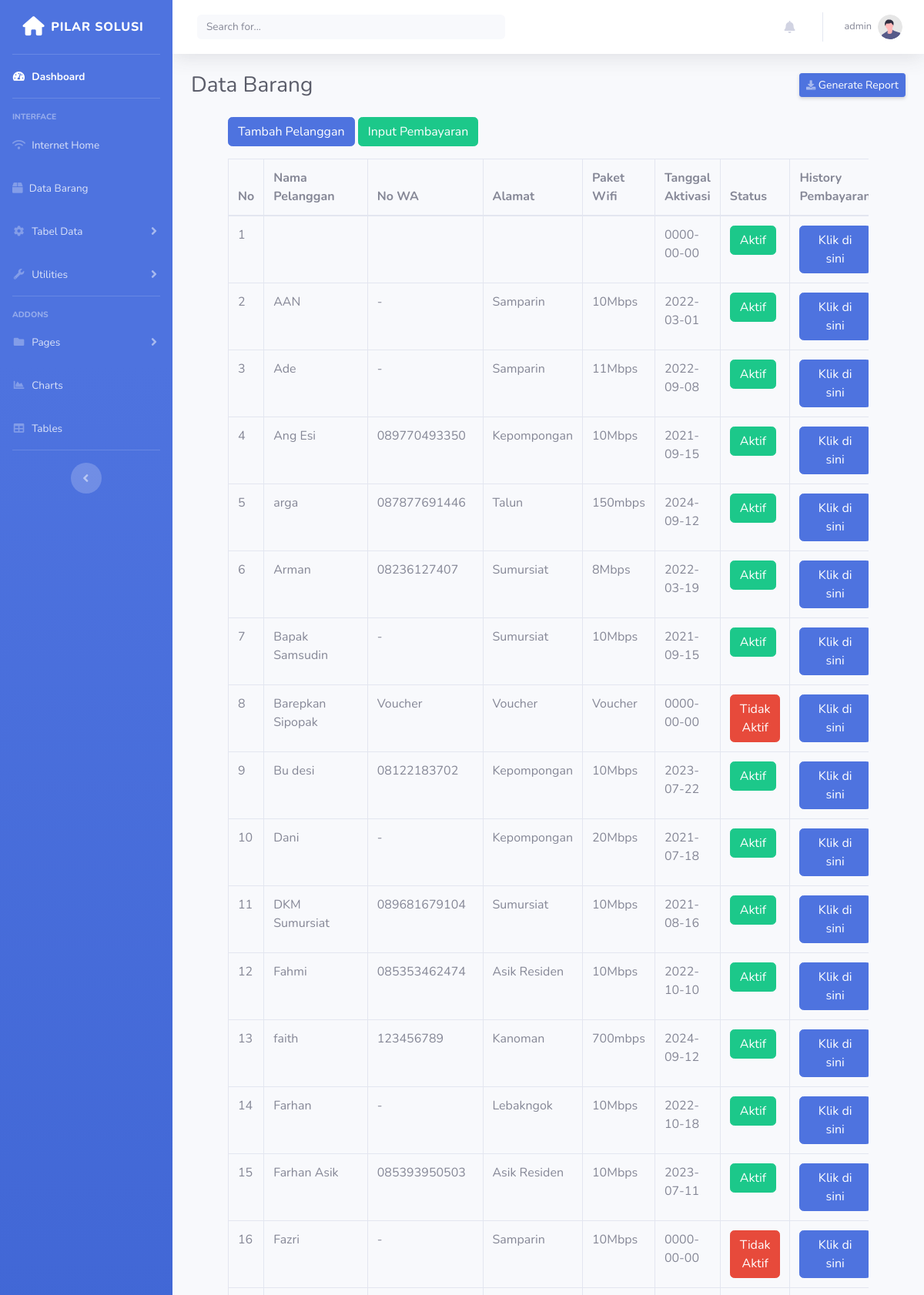
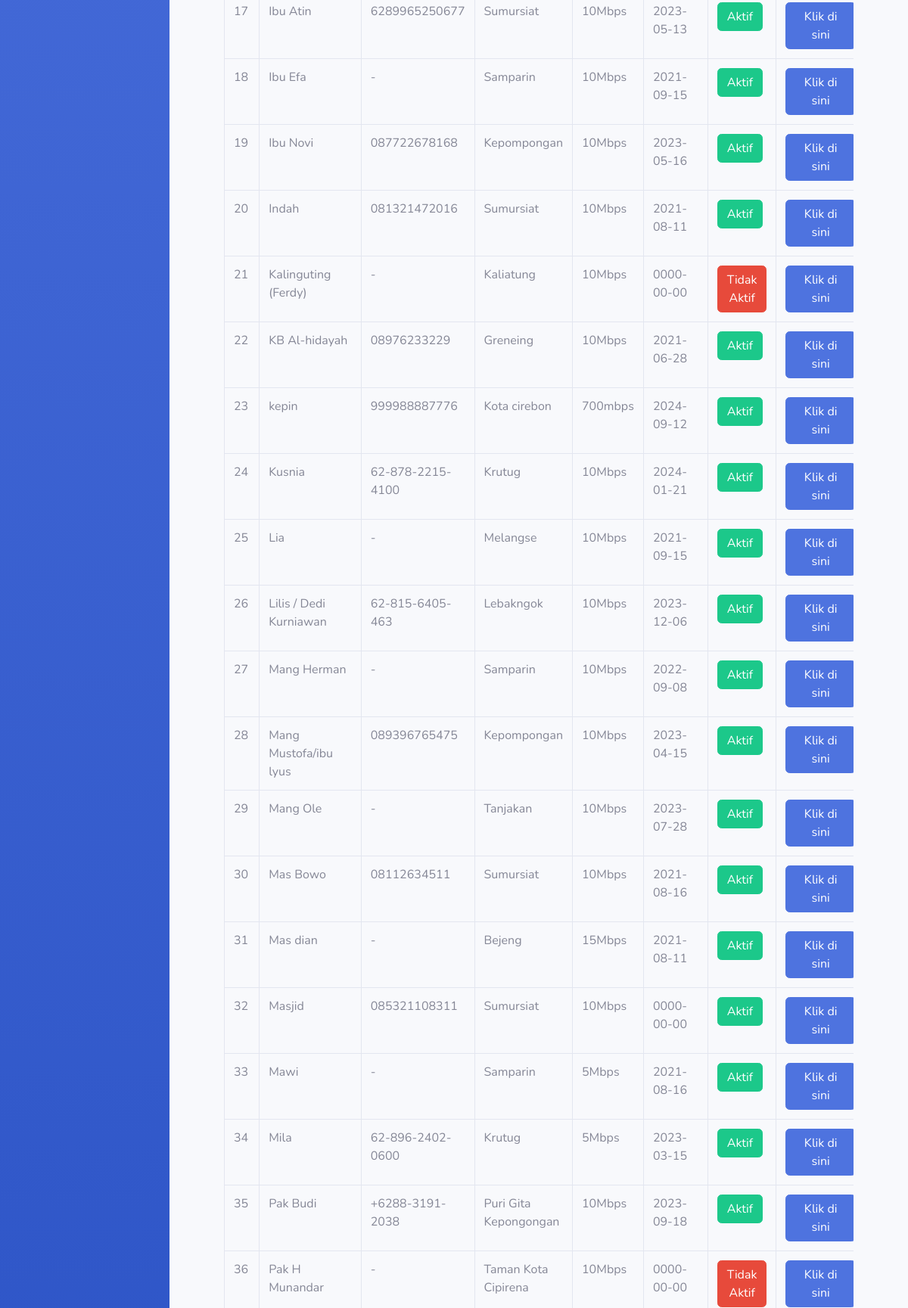
The app's page /internet_home.php (signed in, upper part) with its own data (2 pictures, top to bottom).
### tables this page shows
CREATE TABLE `user` (
  `id` int(11) NOT NULL,
  `username` varchar(50) NOT NULL,
  `password` varchar(255) NOT NULL,
  `role` enum('admin','manajemen','teknisi') NOT NULL
);

CREATE TABLE `pelanggan` (
  `id` int(11) NOT NULL,
  `nama_pelanggan` varchar(100) NOT NULL,
  `no_wa` varchar(20) NOT NULL,
  `alamat` text NOT NULL,
  `paket_wifi` varchar(50) NOT NULL,
  `tanggal_aktivasi` date NOT NULL,
  `status` enum('Aktif','Tidak Aktif') DEFAULT 'Tidak Aktif'
);

### internet_home.php (the view, shortened to what this page needs)
<?php
$conn = new mysqli("localhost", "root", "", "pilarapp");
$id = $_SESSION['id'];
$query = "SELECT username FROM user WHERE id = ?";
$stmt = $conn->prepare($query);
$stmt->bind_param("i", $id);
$stmt->execute();
$stmt->bind_result($username);
?>
<!DOCTYPE html>
<html lang="en">
<head>
    <link rel="stylesheet" href="https://cdnjs.cloudflare.com/ajax/libs/font-awesome/6.0.0-beta3/css/all.min.css">
    <link href="vendor/fontawesome-free/css/all.min.css" rel="stylesheet" type="text/css">
    <link href="css/sb-admin-2.min.css" rel="stylesheet">
</head>
<body id="page-top">
    <div id="wrapper">
        <ul class="navbar-nav bg-gradient-primary sidebar sidebar-dark accordion" id="accordionSidebar">
            <a class="sidebar-brand d-flex align-items-center justify-content-center" href="index.html">
                <div class="sidebar-brand-icon">
                <i class="fa-solid fa-home" style="font-size: 25px;"></i>
                </div>
                <div class="sidebar-brand-text mx-2">Pilar solusi</div>
            </a>
            <hr class="sidebar-divider my-0">
            <li class="nav-item active">
                <a class="nav-link" href="index.php">
                    <i class="fas fa-fw fa-tachometer-alt"></i>
                    <span>Dashboard</span></a>
            </li>
            <hr class="sidebar-divider">
            <div class="sidebar-heading">
                Interface
            </div>
            <li class="nav-item">
                <a class="nav-link" href="internet_home.php">
                <i class="fa-solid fa-wifi"></i>
                    <span>Internet Home</span></a>
            </li>
            <li class="nav-item">
                <a class="nav-link" href="data_barang.php">
                <i class="fas fa-box"></i>
                    <span>Data Barang</span></a>
            </li>
            <li class="nav-item">
                <a class="nav-link collapsed" href="#" data-toggle="collapse" data-target="#collapseTwo"
                    aria-expanded="true" aria-controls="collapseTwo">
                    <i class="fas fa-fw fa-cog"></i>
                    <span>Tabel Data</span>
                </a>
            </li>
            <li class="nav-item">
                <a class="nav-link collapsed" href="#" data-toggle="collapse" data-target="#collapseUtilities"
                    aria-expanded="true" aria-controls="collapseUtilities">
                    <i class="fas fa-fw fa-wrench"></i>
                    <span>Utilities</span>
                </a>
            </li>
            <hr class="sidebar-divider">
            <div class="sidebar-heading">
                Addons
            </div>
            <li class="nav-item">
                <a class="nav-link collapsed" href="#" data-toggle="collapse" data-target="#collapsePages"
                    aria-expanded="true" aria-controls="collapsePages">
                    <i class="fas fa-fw fa-folder"></i>
                    <span>Pages</span>
                </a>
            </li>
            <li class="nav-item">
                <a class="nav-link" href="charts.html">
                    <i class="fas fa-fw fa-chart-area"></i>
                    <span>Charts</span></a>
            </li>
            <li class="nav-item">
                <a class="nav-link" href="tables.html">
                    <i class="fas fa-fw fa-table"></i>
                    <span>Tables</span></a>
            </li>
            <hr class="sidebar-divider d-none d-md-block">
            <div class="text-center d-none d-md-inline">
                <button class="rounded-circle border-0" id="sidebarToggle"></button>
            </div>
        </ul>
        <div id="content-wrapper" class="d-flex flex-column">
            <div id="content">
                <nav class="navbar navbar-expand navbar-light bg-white topbar mb-4 static-top shadow">
                    <form
                        class="d-none d-sm-inline-block form-inline mr-auto ml-md-3 my-2 my-md-0 mw-100 navbar-search">
                        <div class="input-group">
                            <input type="text" class="form-control bg-light border-0 small" placeholder="Search for..."
                                aria-label="Search" aria-describedby="basic-addon2" id="search">
                        </div>
                    </form>
                    <ul class="navbar-nav ml-auto">
                <li class="nav-item dropdown no-arrow mx-1">
            <a class="nav-link dropdown-toggle" href="#" id="alertsDropdown" role="button" data-toggle="dropdown" aria-haspopup="true" aria-expanded="false">
        <i class="fas fa-bell fa-fw"></i>
    </a>
</li>
                        <li class="nav-item dropdown no-arrow">
    <a class="nav-link dropdown-toggle" id="userDropdown" role="button"
        data-toggle="dropdown" aria-haspopup="true" aria-expanded="false">
        <span class="mr-2 d-none d-lg-inline text-gray-600 small"><?php echo htmlspecialchars($username); ?></span>
        <img class="img-profile rounded-circle"
        src="img/undraw_profile.svg">
    </a>
</li>
                    </ul>
                </nav>
                <div class="container-fluid">
                    <div class="d-sm-flex align-items-center justify-content-between mb-4">
                        <h1 class="h3 mb-0 text-gray-800">Data Barang</h1>
                        <a href="#" class="d-none d-sm-inline-block btn btn-sm btn-primary shadow-sm">
                            <i class="fas fa-download fa-sm text-white-50"></i> Generate Report</a>
                    </div>
                    <div class="container">
   <div class="container">
        <button class="btn btn-primary" data-toggle="modal" data-target="#tambahPelangganModal">Tambah Pelanggan</button>
        <button class="btn btn-success" data-toggle="modal" data-target="#inputPembayaranModal">Input Pembayaran</button>
        <div class="table-responsive mt-3">
            <table class="table table-bordered" id="pelangganTable">
                <thead>
                    <tr>
                        <th>No</th>
                        <th>Nama Pelanggan</th>
                        <th>No WA</th>
                        <th>Alamat</th>
                        <th>Paket Wifi</th>
                        <th>Tanggal Aktivasi</th>
                        <th>Status</th>
                        <th>History Pembayaran</th>
                    </tr>
                </thead>
                <tbody>
                    <?php
                    $conn = new mysqli("localhost", "root", "", "pilarapp");
                    $sql = "SELECT p.id, p.nama_pelanggan, p.no_wa, p.alamat, p.paket_wifi, p.tanggal_aktivasi, p.status, COUNT(pb.id) AS jumlah_pembayaran
                            FROM pelanggan p
                            LEFT JOIN pembayaran pb ON p.id = pb.pelanggan_id
                            GROUP BY p.nama_pelanggan ASC";
                    $result = $conn->query($sql);
                    if ($result->num_rows > 0) {
                        $no = 1;
                        while ($row = $result->fetch_assoc()) {
                            $statusButtonClass = $row['status'] == 'Aktif' ? 'btn-success' : 'btn-danger';
                            echo "<tr>
                                    <td>" . $no++ . "</td>
                                    <td>" . $row['nama_pelanggan'] . "</td>
                                    <td>" . $row['no_wa'] . "</td>
                                    <td>" . $row['alamat'] . "</td>
                                    <td>" . $row['paket_wifi'] . "</td>
                                    <td>" . $row['tanggal_aktivasi'] . "</td>
                                    <td>
                                        <button id='status-button-" . $row['id'] . "'
                                                class='btn $statusButtonClass'
                                                onclick='toggleStatus(" . $row['id'] . ", \"" . $row['status'] . "\")'>" . $row['status'] . "</button>
                                    </td>
                                    <td><a href='history_pembayaran.php?id=" . $row['id'] . "' class='btn btn-primary'>Klik di sini</a></td>
                                </tr>";
                        }
                    }
                    ?>
                </tbody>
            </table>
        </div>
    </div>
</div>
</div>
</div>
        </div>
    </div>
</body>
</html>

### records on screen
user: username "admin"
pelanggan: tanggal_aktivasi "0000-00-00", status "Aktif"
pelanggan: nama_pelanggan "AAN", no_wa "-", alamat "Samparin", paket_wifi "10Mbps", tanggal_aktivasi "2022-03-01", status "Aktif"
pelanggan: nama_pelanggan "Ade", no_wa "-", alamat "Samparin", paket_wifi "11Mbps", tanggal_aktivasi "2022-09-08", status "Aktif"
pelanggan: nama_pelanggan "Ang Esi", no_wa "089770493350", alamat "Kepompongan", paket_wifi "10Mbps", tanggal_aktivasi "2021-09-15", status "Aktif"
pelanggan: nama_pelanggan "arga", no_wa "087877691446", alamat "Talun", paket_wifi "150mbps", tanggal_aktivasi "2024-09-12", status "Aktif"
pelanggan: nama_pelanggan "Arman", no_wa "08236127407", alamat "Sumursiat", paket_wifi "8Mbps", tanggal_aktivasi "2022-03-19", status "Aktif"
pelanggan: nama_pelanggan "Bapak Samsudin", no_wa "-", alamat "Sumursiat", paket_wifi "10Mbps", tanggal_aktivasi "2021-09-15", status "Aktif"
pelanggan: nama_pelanggan "Barepkan Sipopak", no_wa "Voucher", alamat "Voucher", paket_wifi "Voucher", tanggal_aktivasi "0000-00-00", status "Tidak Aktif"
pelanggan: nama_pelanggan "Bu desi", no_wa "08122183702", alamat "Kepompongan", paket_wifi "10Mbps", tanggal_aktivasi "2023-07-22", status "Aktif"
pelanggan: nama_pelanggan "Dani", no_wa "-", alamat "Kepompongan", paket_wifi "20Mbps", tanggal_aktivasi "2021-07-18", status "Aktif"
pelanggan: nama_pelanggan "DKM Sumursiat", no_wa "089681679104", alamat "Sumursiat", paket_wifi "10Mbps", tanggal_aktivasi "2021-08-16", status "Aktif"
pelanggan: nama_pelanggan "Fahmi", no_wa "085353462474", alamat "Asik Residen", paket_wifi "10Mbps", tanggal_aktivasi "2022-10-10", status "Aktif"
pelanggan: nama_pelanggan "faith", no_wa "123456789", alamat "Kanoman", paket_wifi "700mbps", tanggal_aktivasi "2024-09-12", status "Aktif"
pelanggan: nama_pelanggan "Farhan", no_wa "-", alamat "Lebakngok", paket_wifi "10Mbps", tanggal_aktivasi "2022-10-18", status "Aktif"
pelanggan: nama_pelanggan "Farhan Asik", no_wa "085393950503", alamat "Asik Residen", paket_wifi "10Mbps", tanggal_aktivasi "2023-07-11", status "Aktif"
pelanggan: nama_pelanggan "Fazri", no_wa "-", alamat "Samparin", paket_wifi "10Mbps", tanggal_aktivasi "0000-00-00", status "Tidak Aktif"
pelanggan: nama_pelanggan "Ibu Atin", no_wa "6289965250677", alamat "Sumursiat", paket_wifi "10Mbps", tanggal_aktivasi "2023-05-13", status "Aktif"
pelanggan: nama_pelanggan "Ibu Efa", no_wa "-", alamat "Samparin", paket_wifi "10Mbps", tanggal_aktivasi "2021-09-15", status "Aktif"
pelanggan: nama_pelanggan "Ibu Novi", no_wa "087722678168", alamat "Kepompongan", paket_wifi "10Mbps", tanggal_aktivasi "2023-05-16", status "Aktif"
pelanggan: nama_pelanggan "Indah", no_wa "081321472016", alamat "Sumursiat", paket_wifi "10Mbps", tanggal_aktivasi "2021-08-11", status "Aktif"
pelanggan: nama_pelanggan "Kalinguting (Ferdy)", no_wa "-", alamat "Kaliatung", paket_wifi "10Mbps", tanggal_aktivasi "0000-00-00", status "Tidak Aktif"
pelanggan: nama_pelanggan "KB Al-hidayah", no_wa "08976233229", alamat "Greneing", paket_wifi "10Mbps", tanggal_aktivasi "2021-06-28", status "Aktif"
pelanggan: nama_pelanggan "kepin", no_wa "999988887776", alamat "Kota cirebon", paket_wifi "700mbps", tanggal_aktivasi "2024-09-12", status "Aktif"
pelanggan: nama_pelanggan "Kusnia", no_wa "62-878-2215-4100", alamat "Krutug", paket_wifi "10Mbps", tanggal_aktivasi "2024-01-21", status "Aktif"
pelanggan: nama_pelanggan "Lia", no_wa "-", alamat "Melangse", paket_wifi "10Mbps", tanggal_aktivasi "2021-09-15", status "Aktif"
pelanggan: nama_pelanggan "Lilis / Dedi Kurniawan", no_wa "62-815-6405-463", alamat "Lebakngok", paket_wifi "10Mbps", tanggal_aktivasi "2023-12-06", status "Aktif"
pelanggan: nama_pelanggan "Mang Herman", no_wa "-", alamat "Samparin", paket_wifi "10Mbps", tanggal_aktivasi "2022-09-08", status "Aktif"
pelanggan: nama_pelanggan "Mang Mustofa/ibu lyus", no_wa "089396765475", alamat "Kepompongan", paket_wifi "10Mbps", tanggal_aktivasi "2023-04-15", status "Aktif"
pelanggan: nama_pelanggan "Mang Ole", no_wa "-", alamat "Tanjakan", paket_wifi "10Mbps", tanggal_aktivasi "2023-07-28", status "Aktif"
pelanggan: nama_pelanggan "Mas Bowo", no_wa "08112634511", alamat "Sumursiat", paket_wifi "10Mbps", tanggal_aktivasi "2021-08-16", status "Aktif"
pelanggan: nama_pelanggan "Mas dian", no_wa "-", alamat "Bejeng", paket_wifi "15Mbps", tanggal_aktivasi "2021-08-11", status "Aktif"
pelanggan: nama_pelanggan "Masjid", no_wa "085321108311", alamat "Sumursiat", paket_wifi "10Mbps", tanggal_aktivasi "0000-00-00", status "Aktif"
pelanggan: nama_pelanggan "Mawi", no_wa "-", alamat "Samparin", paket_wifi "5Mbps", tanggal_aktivasi "2021-08-16", status "Aktif"
pelanggan: nama_pelanggan "Mila", no_wa "62-896-2402-0600", alamat "Krutug", paket_wifi "5Mbps", tanggal_aktivasi "2023-03-15", status "Aktif"
pelanggan: nama_pelanggan "Pak Budi", no_wa "+6288-3191-2038", alamat "Puri Gita Kepongongan", paket_wifi "10Mbps", tanggal_aktivasi "2023-09-18", status "Aktif"
pelanggan: nama_pelanggan "Pak H Munandar", no_wa "-", alamat "Taman Kota Cipirena", paket_wifi "10Mbps", tanggal_aktivasi "0000-00-00", status "Tidak Aktif"
